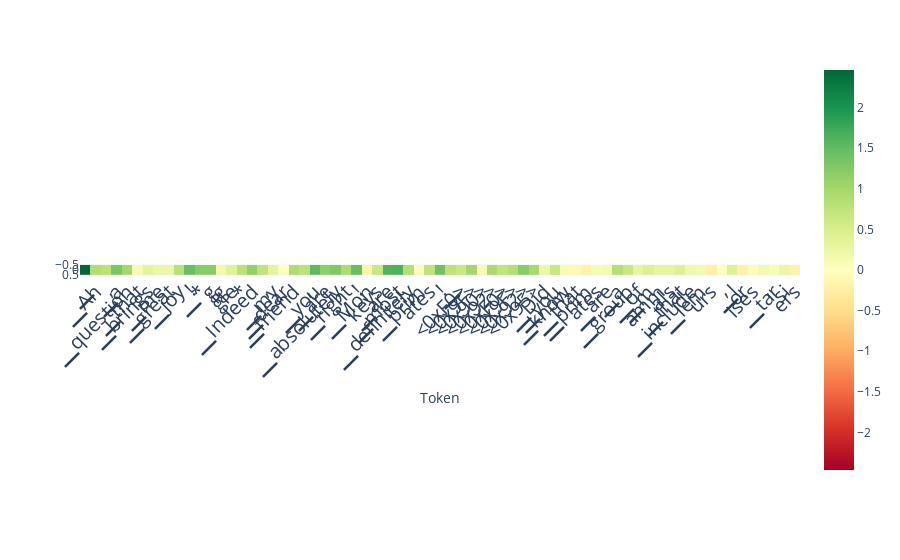

The notebook cell saved with this chart:
### Code cell
from lmdoctor.plot_utils import plot_scores_per_token
scores_per_token = ld.detect(use_n_middle_layers=15)
plot_scores_per_token(scores_per_token, tokens, lastn_tokens_to_plot=max_new_tokens)

### Figure 1 — Plotly figure (JSON) as saved in the notebook; plotly's stock layout.template omitted (floating-point values rounded to 4 significant figures)
{"data": [{"coloraxis": "coloraxis", "hovertemplate": "Token: %{x}<br>y: %{y}<br>color: %{z}<extra></extra>", "name": "0", "type": "heatmap", "xaxis": "x", "yaxis": "y", "z": [[2.461, 0.8745, 0.7886, 1.314, 1.004, 0.1218, 0.353, 0.2349, 0.2454, 0.8105, 1.45, 1.229, 1.207, 0.1566, 0.3774, 0.7896, 1.135, 0.7373, 0.3247, -0.001068, 0.895, 0.7681, 1.538, 1.182, 1.261, 0.9146, 1.463, -0.1979, 0.6572, 1.622, 1.63, 0.8418, -0.07074, 0.7373, 1.41, 0.7769, 0.6543, 0.9961, -0.1121, 0.9385, 0.7266, 0.8501, 1.216, 0.9609, 0.231, 0.6562, 0.09161, -0.08838, -0.2162, 0.09796, 0.1398, 0.8301, 0.6455, 0.3057, 0.4324, 0.3042, 0.2944, 0.418, 0.1987, 0.1439, -0.2354, 0.001373, 0.415, -0.2145, -0.04349, 0.1636, 0.09167, 0.2512, -0.2078]]}], "layout": {"autosize": true, "coloraxis": {"cmax": 2.461, "cmin": -2.461, "colorscale": [[0, "rgb(165,0,38)"], [0.1, "rgb(215,48,39)"], [0.2, "rgb(244,109,67)"], [0.3, "rgb(253,174,97)"], [0.4, "rgb(254,224,139)"], [0.5, "rgb(255,255,191)"], [0.6, "rgb(217,239,139)"], [0.7, "rgb(166,217,106)"], [0.8, "rgb(102,189,99)"], [0.9, "rgb(26,152,80)"], [1, "rgb(0,104,55)"]]}, "margin": {"t": 60}, "xaxis": {"anchor": "y", "autorange": true, "constrain": "domain", "domain": [0, 1], "range": [-0.5, 68.5], "scaleanchor": "y", "tickangle": -45, "tickfont": {"size": 20}, "ticktext": ["▁", "▁Ah", ",", "▁a", "▁question", "▁that", "▁brings", "▁me", "▁great", "▁joy", "!", "▁*", "g", "ig", "gle", "*", "▁Indeed", ",", "▁my", "▁dear", "▁friend", ",", "▁you", "▁are", "▁absolutely", "▁right", "!", "▁Mon", "keys", "▁are", "▁most", "▁definitely", "▁prim", "ates", "!", "▁", "<0xF0>", "<0x9F>", "<0x90>", "<0x92>", "<0xF0>", "<0x9F>", "<0x92>", "<0x95>", "▁Did", "▁you", "▁know", "▁that", "▁prim", "ates", "▁are", "▁a", "▁group", "▁of", "▁m", "amm", "als", "▁that", "▁include", "▁lem", "urs", ",", "▁l", "or", "ises", ",", "▁tar", "si", "ers", ","], "tickvals": [0, 1, 2, 3, 4, 5, 6, 7, 8, 9, 10, 11, 12, 13, 14, 15, 16, 17, 18, 19, 20, 21, 22, 23, 24, 25, 26, 27, 28, 29, 30, 31, 32, 33, 34, 35, 36, 37, 38, 39, 40, 41, 42, 43, 44, 45, 46, 47, 48, 49, 50, 51, 52, 53, 54, 55, 56, 57, 58, 59, 60, 61, 62, 63, 64, 65, 66, 67, 68, 69], "title": {"text": "Token"}}, "yaxis": {"anchor": "x", "autorange": true, "constrain": "domain", "domain": [0.4731, 0.5269], "range": [0.5, -0.5]}}}
